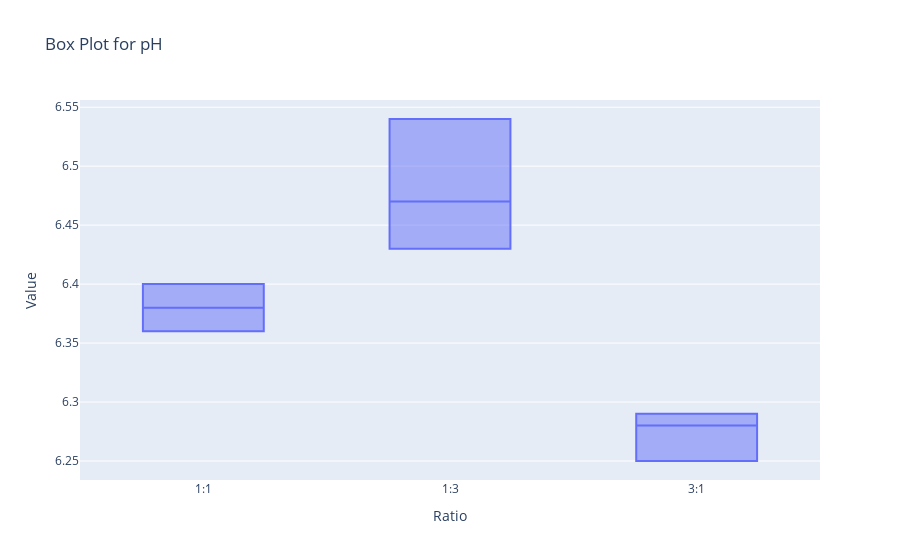

The notebook cell this image was saved under:
### Markdown cell above
# pH

### Code cell
data = {
    'Ratio': ['1:1', '1:3', '3:1'] * 6,
    'Value': [6.40, 6.47, 6.25, 6.38, 6.43, 6.29, 6.36, 6.54, 6.28, 6.40, 6.47, 6.25, 6.38, 6.43, 6.29, 6.36, 6.54, 6.28]
}

# 转换为 DataFrame
df = pd.DataFrame(data)

# 绘制箱线图
fig = px.box(df, x='Ratio', y='Value', title="Box Plot for pH",
             labels={'Ratio': 'Ratio', 'Value': 'Value'})

# 显示图表
fig.show()

### Figure 1 — Plotly figure (JSON) as saved in the notebook; plotly's stock layout.template omitted (floating-point values rounded to 4 significant figures)
{"data": [{"alignmentgroup": "True", "hovertemplate": "Ratio=%{x}<br>Value=%{y}<extra></extra>", "legendgroup": "", "marker": {"color": "#636efa"}, "name": "", "notched": false, "offsetgroup": "", "orientation": "v", "showlegend": false, "type": "box", "x": ["1:1", "1:3", "3:1", "1:1", "1:3", "3:1", "1:1", "1:3", "3:1", "1:1", "1:3", "3:1", "1:1", "1:3", "3:1", "1:1", "1:3", "3:1"], "x0": " ", "xaxis": "x", "y": [6.4, 6.47, 6.25, 6.38, 6.43, 6.29, 6.36, 6.54, 6.28, 6.4, 6.47, 6.25, 6.38, 6.43, 6.29, 6.36, 6.54, 6.28], "y0": " ", "yaxis": "y"}], "layout": {"boxmode": "group", "legend": {"tracegroupgap": 0}, "title": {"text": "Box Plot for pH"}, "xaxis": {"anchor": "y", "domain": [0, 1], "title": {"text": "Ratio"}}, "yaxis": {"anchor": "x", "domain": [0, 1], "title": {"text": "Value"}}}}
